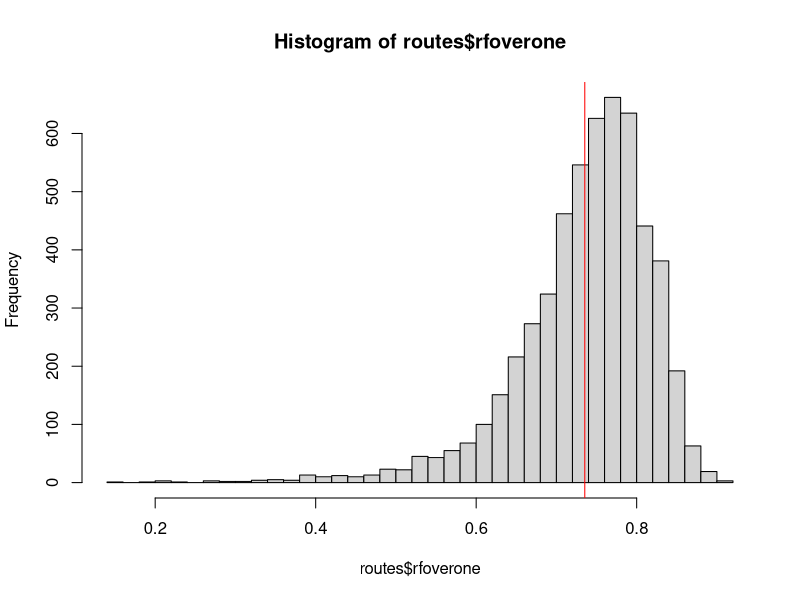
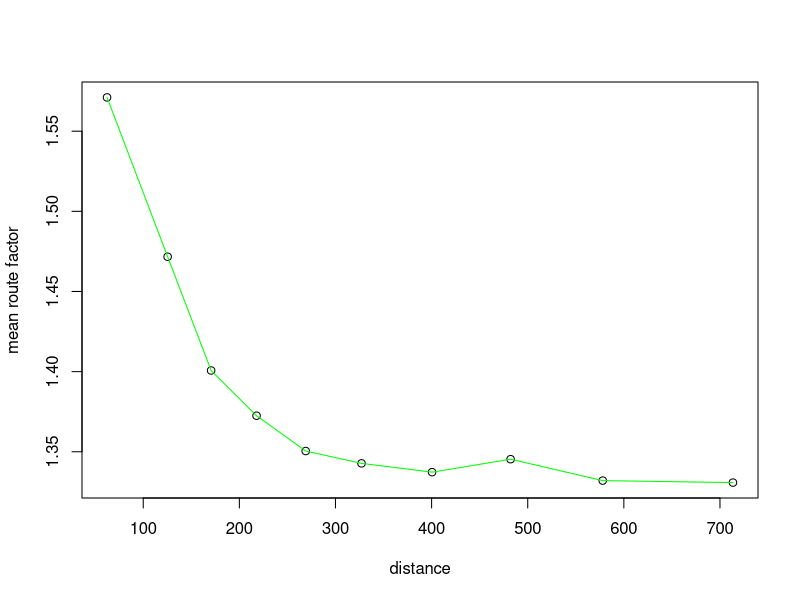
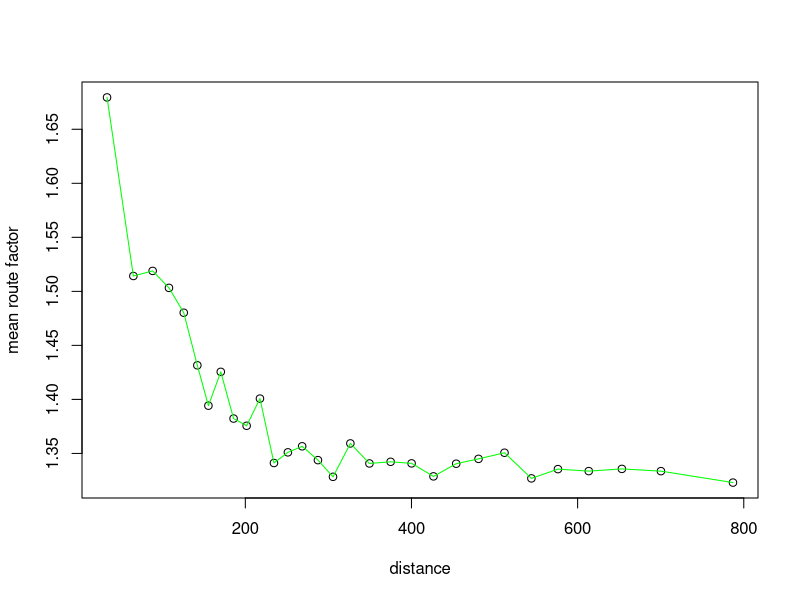
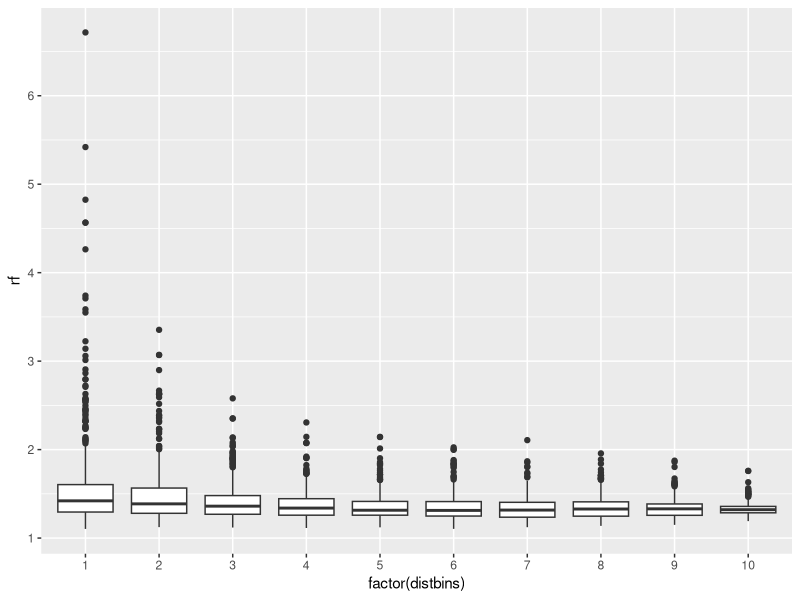

Recreate these plots in R, in order.
## ---- chunk 1
require('knitr')
opts_chunk$set(fig.align='center') 
## ---- chunk 2
library(sp)
library(ggplot2)
library(Hmisc)#for binning distances
## ---- chunk 3
routes <- read.csv("latestrbindOfMatrixOutputs.csv")
## ---- chunk 4
colnames(routes)
## ---- chunk 5
knitr::kable(head(routes[,5:6]))
## ---- chunk 6
routes$distance <- routes$distance / 1000
## ---- chunk 7
origins <- data.matrix(subset(routes, select = c(origin_x, origin_y)))
dests <- data.matrix(subset(routes, select = c(dest_x, dest_y)))
## ---- chunk 8
routes$spDist <- 0
## ---- chunk 9
for (i in 1:nrow(origins)) {
  
  #get a single pair, turn into matrix for spDistsN1
  #needs transposing also. R matrix/dataframe orientation confuses me! If it doubt, hit it until it works.
  orig <- t(data.matrix(origins[i,]))
  #spDistN1: first arg needs to be a matrix of points. Supplying it with a single-row matrix
  #Second argument has to be a single point.
  #If the first arg had more values it would find all dists between each of those and the single point
  #But we only want each origin-destination pair distance
  #http://rpackages.ianhowson.com/rforge/sp/man/spDistsN1.html
  routes$spDist[i] <- spDistsN1(orig,dests[i,], longlat=TRUE)
  
}
## ---- chunk 10
#The ratio means "how much further is route distance than Euclidean/Great Circle?"
routes$rf <- routes$distance/routes$spDist
#"how much shorter is euclidean?"
routes$rfoverone <- routes$spDist/routes$distance
## ---- chunk 11
hist(routes$rfoverone, breaks=30)
abline(v=mean(routes$rfoverone),col="red")
## ---- chunk 12
rfbins <- function(data, bins) {
  
    data$distbins <- as.numeric(cut2(data$spDist, g=bins))
    
    #vectors of zeroes for the means
    distmean <- rep(0,bins)
    rfmean <- rep(0,bins)
    
    rfhypo <- data.frame(distmean, rfmean)
    
    #Use these bins to get average distance...
    rfhypo$distmean <- tapply(data$spDist, data$distbins, mean)
    #... and average route factor
    rfhypo$rfmean <- tapply(data$rf, data$distbins, mean)
    
    return(rfhypo)
    
}

## ---- chunk 13
rfhypo <- rfbins(routes, 10)

plot(rfhypo, xlab="distance", ylab="mean route factor")
lines(rfhypo, col="green")
## ---- chunk 14
rfhypo <- rfbins(routes, 30)

plot(rfhypo, xlab="distance", ylab="mean route factor")
lines(rfhypo, col="green")
## ---- chunk 15
bins = 10

routes$distbins <- as.numeric(cut2(routes$spDist, g=bins))

ggplot(routes, aes(factor(distbins), rf)) +
  geom_boxplot()
